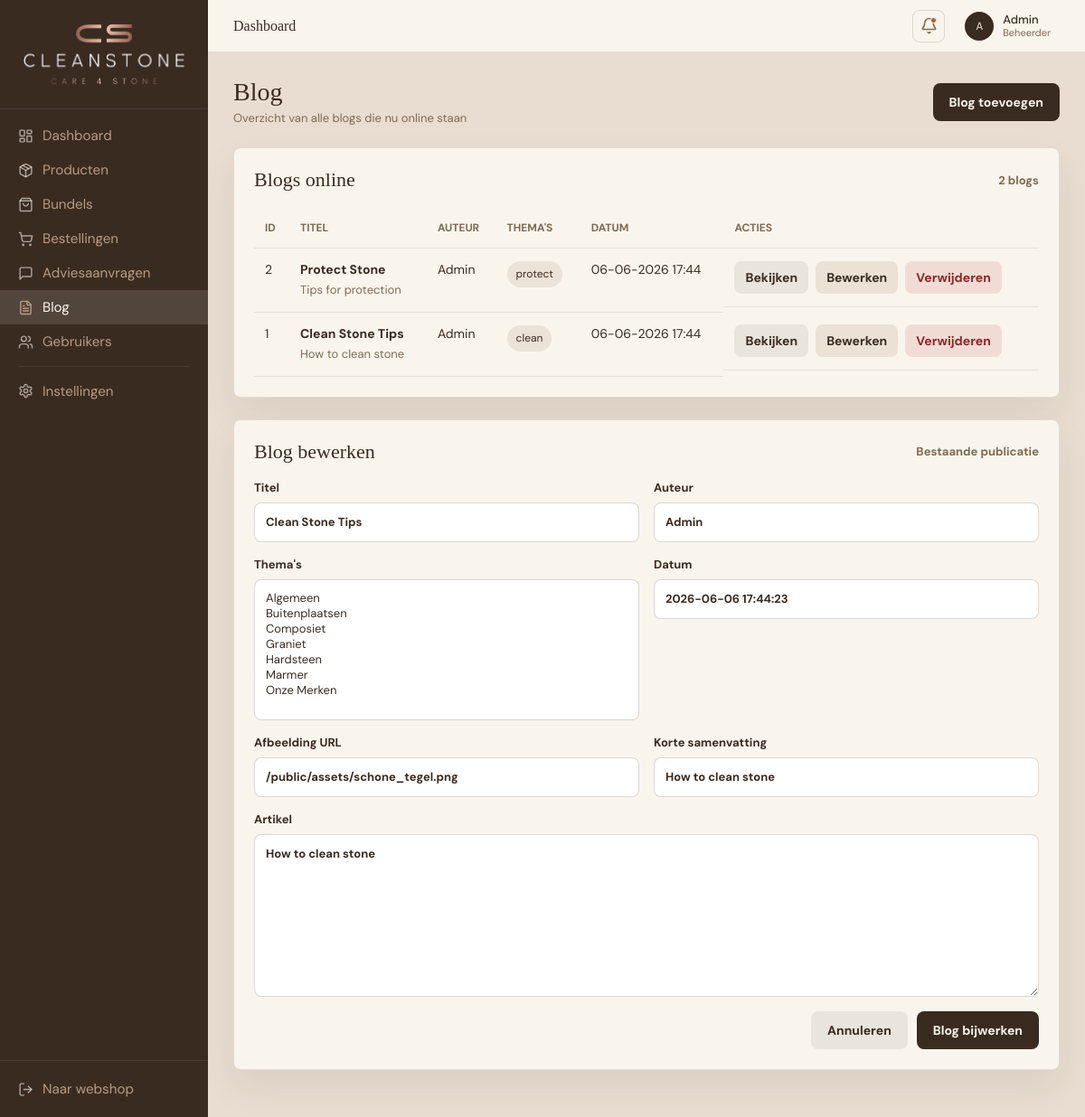
Page /admin/adminblog.php?edit=1 on the committed database.
### tables this page shows
CREATE TABLE `blog` (
                        `blog_id` int(11) NOT NULL,
                        `title` varchar(45) NOT NULL,
                        `article` text NOT NULL,
                        `arthor` varchar(45) NOT NULL,
                        `tag` varchar(45) NOT NULL,
                        `date` timestamp NOT NULL DEFAULT current_timestamp(),
                        `image` varchar(255) DEFAULT NULL,
                        `excerpt` varchar(255) DEFAULT NULL
);

### autoloader.php (called while the page is built, shortened)
<?php
spl_autoload_register(function ($class) {
    $className = basename(str_replace('\\', '/', $class));
    $paths = [
        __DIR__ . '/controllers/',
        __DIR__ . '/services/',
        __DIR__ . '/public/',
        __DIR__ . '/component/',
        __DIR__ . '/repositories/',
          __DIR__ . '/adminControllers/',
        __DIR__. '/adminServices/',
        __DIR__. '/adminRepositories/',
    ];
    foreach ($paths as $path) {
        $file = $path . $className . '.php';
        if (file_exists($file)) {
            return;
        }
    }
});

### config/db_config.php (called while the page is built)
<?php
return [
    'servername' => getenv('DB_HOST'),
    'username'   => getenv('DB_USER'),
    'password'   => getenv('DB_PASS'),
    'dbname'     => getenv('DB_NAME')
];

### controllers/DatabaseController.php (called while the page is built, shortened)
<?php
class DatabaseController
{
    private PDO $pdo;
    public function __construct()
    {
        $config = require __DIR__ . '/../config/db_config.php';
        try {
            $dsn = "mysql:host={$config['servername']};dbname={$config['dbname']};charset=utf8mb4";
            $this->pdo = new PDO($dsn, $config['username'], $config['password'], [
                PDO::ATTR_ERRMODE => PDO::ERRMODE_EXCEPTION,
                PDO::ATTR_DEFAULT_FETCH_MODE => PDO::FETCH_ASSOC,
            ]);
        } catch (PDOException $e) {
            die("Database connection failed: " . $e->getMessage());
        }
    }
    public function read(string $query, array $params = []): array
    {
        try {
            $stmt = $this->pdo->prepare($query);
            $stmt->execute($params);
            return $stmt->fetchAll(PDO::FETCH_ASSOC) ?: [];
        } catch (PDOException $e) {
            die("DB ERROR: " . $e->getMessage());
        }
    }
}

### adminServices/AdminBlogsService.php (called while the page is built, shortened)
<?php
class AdminBlogsService
{
    private AdminBlogsRepository $blogRepository;
    public function __construct()
    {
        $this->blogRepository = new AdminBlogsRepository();
    }
    public function getAllBlogs(): array
    {
        return $this->blogRepository->getAllBlogs();
    }
    public function getBlogThemes(): array
    {
        $tags = $this->blogRepository->getBlogTags();
        return array_column($tags, 'name');
    }
    public function getBlogForEdit(int $id): ?array
    {
        $blog = $this->blogRepository->getBlogById($id);
        $blog['tags'] = !empty($blog['tag_keys'])
            ? explode('|', $blog['tag_keys'])
            : array_filter(array_map('trim', explode(',', $blog['tag'] ?? '')));
        return $blog;
    }
}

### adminRepositories/AdminBlogsRepository.php (called while the page is built, shortened)
<?php
class AdminBlogsRepository
{
    private DatabaseController $db;
    public function __construct()
    {
        $this->db = new DatabaseController();
    }
    public function getAllBlogs(): array
    {
        return $this->db->read(
            "SELECT b.blog_id,
                    b.title,
                    b.article,
                    b.arthor,
                    COALESCE(GROUP_CONCAT(bt.name ORDER BY bt.display_order ASC SEPARATOR ', '), b.tag) AS tag,
                    COALESCE(GROUP_CONCAT(bt.name ORDER BY bt.display_order ASC SEPARATOR '|'), b.tag) AS tag_keys,
                    b.date,
                    b.image,
                    b.excerpt
             FROM blog b
             LEFT JOIN blog_blogtags bbt ON b.blog_id = bbt.blog_id
             LEFT JOIN blogtags bt ON bbt.blogtag_id = bt.id
             GROUP BY b.blog_id, b.title, b.article, b.arthor, b.tag, b.date, b.image, b.excerpt
             ORDER BY b.date DESC, b.blog_id DESC"
        );
    }
    public function getBlogTags(): array
    {
        return $this->db->read('SELECT name FROM blogtags ORDER BY display_order ASC, name ASC');
    }
    public function getBlogById(int $id): ?array
    {
        $rows = $this->db->read(
            "SELECT b.blog_id,
                    b.title,
                    b.article,
                    b.arthor,
                    COALESCE(GROUP_CONCAT(bt.name ORDER BY bt.display_order ASC SEPARATOR ', '), b.tag) AS tag,
                    COALESCE(GROUP_CONCAT(bt.name ORDER BY bt.display_order ASC SEPARATOR '|'), b.tag) AS tag_keys,
                    b.date,
                    b.image,
                    b.excerpt
             FROM blog b
             LEFT JOIN blog_blogtags bbt ON b.blog_id = bbt.blog_id
             LEFT JOIN blogtags bt ON bbt.blogtag_id = bt.id
             WHERE b.blog_id = :id
             GROUP BY b.blog_id, b.title, b.article, b.arthor, b.tag, b.date, b.image, b.excerpt
             LIMIT 1",
            ['id' => $id]
        );
        return $rows[0] ?? null;
    }
}

### admin/adminBlog.php (the view, shortened to what this page needs)
<?php
$loadedByController = isset($blogs);
$old = $old ?? [];
$editBlogId = $editBlogId ?? 0;
if (!$loadedByController) {
    require_once __DIR__ . '/../autoloader.php';
    $blogService = new \adminServices\AdminBlogsService();
    $blogThemes = $blogService->getBlogThemes();
    if (($_SERVER['REQUEST_METHOD'] ?? 'GET') === 'POST') {
        $action = $_POST['blog_action'] ?? 'create';
        if ($action === 'delete') {
            $deleted = $blogService->deleteBlog((int) ($_POST['blog_id'] ?? 0));
            header('Location: /admin/adminblog.php?' . ($deleted ? 'deleted=1' : 'error=delete'));
            die();
        }
        if ($action === 'update') {
            $editBlogId = (int) ($_POST['blog_id'] ?? 0);
            $result = $blogService->updateBlog($editBlogId, $_POST);
            if ($result['success']) {
                header('Location: /admin/adminblog.php?updated=1');
                die();
            }
            $errors = $result['errors'];
            $old = $result['data'];
        } else {
            $result = $blogService->createBlog($_POST);
            if ($result['success']) {
                header('Location: /admin/adminblog.php?created=1');
                die();
            }
            $errors = $result['errors'];
            $old = $result['data'];
        }
    } elseif (isset($_GET['edit'])) {
        $editBlogId = (int) $_GET['edit'];
        $old = $blogService->getBlogForEdit($editBlogId) ?? [];
    }
    $blogs = $blogService->getAllBlogs();
}
$blogs = $blogs ?? [];
$blogThemes = $blogThemes ?? [
    'Algemeen',
    'Buitenplaatsen',
    'Composiet',
    'Graniet',
    'Hardsteen',
    'Marmer',
    'Onze Merken',
];
$isEditing = $editBlogId > 0 && !empty($old);
function adminBlogValue(array $old, string $key): string
{
    return htmlspecialchars($old[$key] ?? '', ENT_QUOTES, 'UTF-8');
}
function adminBlogDate(?string $date): string
{
    $timestamp = strtotime($date ?? '');
    return $timestamp ? date('d-m-Y H:i', $timestamp) : htmlspecialchars($date ?? '', ENT_QUOTES, 'UTF-8');
}
function adminBlogSelectedThemes(array $old): array
{
    if (isset($old['tags']) && is_array($old['tags'])) {
        return $old['tags'];
    }
    return [];
}
?>
<!doctype html>
<html lang="nl">
<head>
    <link rel="stylesheet" href="/admin/css/adminMain.css">
    <link rel="stylesheet" href="/admin/css/adminHeader.css">
    <link rel="stylesheet" href="/admin/css/adminBlog.css">
</head>
<body>
<?php require_once __DIR__ . '/../adminComponent/adminSidebar.php'; ?>
<div class="main">
    <?php require_once __DIR__ . '/../adminComponent/adminHeader.php'; ?>
    <main class="content">
        <div class="page-heading blog-heading">
            <div>
                <h1>Blog</h1>
                <p>Overzicht van alle blogs die nu online staan</p>
            </div>
            <a class="add-blog-button" href="#blog-toevoegen">Blog toevoegen</a>
        </div>
        <section class="blog-panel">
            <div class="panel-title">
                <h2>Blogs online</h2>
                <span><?php echo count($blogs); ?> blogs</span>
            </div>
            <?php if (!empty($blogs)): ?>
                <div class="blog-table-wrap">
                    <table class="blog-table">
                        <thead>
                            <tr>
                                <th>ID</th>
                                <th>Titel</th>
                                <th>Auteur</th>
                                <th>Thema's</th>
                                <th>Datum</th>
                                <th>Acties</th>
                            </tr>
                        </thead>
                        <tbody>
                            <?php foreach ($blogs as $blog): ?>
                                <tr>
                                    <td><?php echo (int) $blog['blog_id']; ?></td>
                                    <td>
                                        <strong><?php echo htmlspecialchars($blog['title']); ?></strong>
                                        <span><?php echo htmlspecialchars($blog['excerpt'] ?: substr($blog['article'], 0, 90)); ?></span>
                                    </td>
                                    <td><?php echo htmlspecialchars($blog['arthor']); ?></td>
                                    <td><span class="tag"><?php echo htmlspecialchars($blog['tag']); ?></span></td>
                                    <td><?php echo adminBlogDate($blog['date']); ?></td>
                                    <td class="actions-cell">
                                        <a class="view-link" href="/blog/<?php echo (int) $blog['blog_id']; ?>" target="_blank">Bekijken</a>
                                        <a class="edit-link" href="/admin/adminblog.php?edit=<?php echo (int) $blog['blog_id']; ?>#blog-toevoegen">Bewerken</a>
                                        <form action="/admin/adminblog.php" method="post" onsubmit="return confirm('Weet je zeker dat je deze blog wilt verwijderen?');">
                                            <button class="delete-link" type="submit">Verwijderen</button>
                                        </form>
                                    </td>
                                </tr>
                            <?php endforeach; ?>
                        </tbody>
                    </table>
                </div>
            <?php endif; ?>
        </section>
        <section id="blog-toevoegen" class="blog-panel blog-form-panel">
            <div class="panel-title">
                <h2><?php echo $isEditing ? 'Blog bewerken' : 'Blog toevoegen'; ?></h2>
                <span><?php echo $isEditing ? 'Bestaande publicatie' : 'Nieuwe publicatie'; ?></span>
            </div>
            <form class="blog-form" action="/admin/adminblog.php" method="post">
                <label>
                    Titel
                    <input type="text" name="title" maxlength="45" value="<?php echo adminBlogValue($old, 'title'); ?>" required>
                </label>
                <label>
                    Auteur
                    <input type="text" name="arthor" maxlength="45" value="<?php echo adminBlogValue($old, 'arthor'); ?>" required>
                </label>
                <label>
                    Thema's
                    <select name="tags[]" multiple required>
                        <?php $selectedThemes = adminBlogSelectedThemes($old); ?>
                        <?php foreach ($blogThemes as $theme): ?>
                            <option value="<?php echo htmlspecialchars($theme, ENT_QUOTES, 'UTF-8'); ?>" <?php echo in_array($theme, $selectedThemes, true) ? 'selected' : ''; ?>>
                            </option>
                        <?php endforeach; ?>
                    </select>
                </label>
                <label>
                    Datum
                    <input type="text" name="date" placeholder="2026-06-17 12:00:00" value="<?php echo adminBlogValue($old, 'date'); ?>">
                </label>
                <label>
                    Afbeelding URL
                    <input type="text" name="image" placeholder="/public/assets/schone_tegel.png" value="<?php echo adminBlogValue($old, 'image'); ?>">
                </label>
                <label>
                    Korte samenvatting
                    <input type="text" name="excerpt" maxlength="255" value="<?php echo adminBlogValue($old, 'excerpt'); ?>">
                </label>
                <label class="full">
                    Artikel
                    <textarea name="article" rows="8" required><?php echo adminBlogValue($old, 'article'); ?></textarea>
                </label>
                <div class="form-actions">
                    <?php if ($isEditing): ?>
                        <a class="cancel-edit" href="/admin/adminblog.php">Annuleren</a>
                    <?php endif; ?>
                    <button type="submit"><?php echo $isEditing ? 'Blog bijwerken' : 'Blog toevoegen'; ?></button>
                </div>
            </form>
        </section>
    </main>
</div>
</body>
</html>

### rows in the picture
blog: blog_id "2", title "Protect Stone", excerpt "Tips for protection", arthor "Admin", tag "protect", date "06-06-2026 17:44"
blog: blog_id "1", title "Clean Stone Tips", excerpt "How to clean stone", arthor "Admin", tag "clean", date "06-06-2026 17:44", date "2026-06-06 17:44:23", image "/public/assets/schone_tegel.png", article "How to clean stone"

### other values in the picture
count($blogs) "2"
